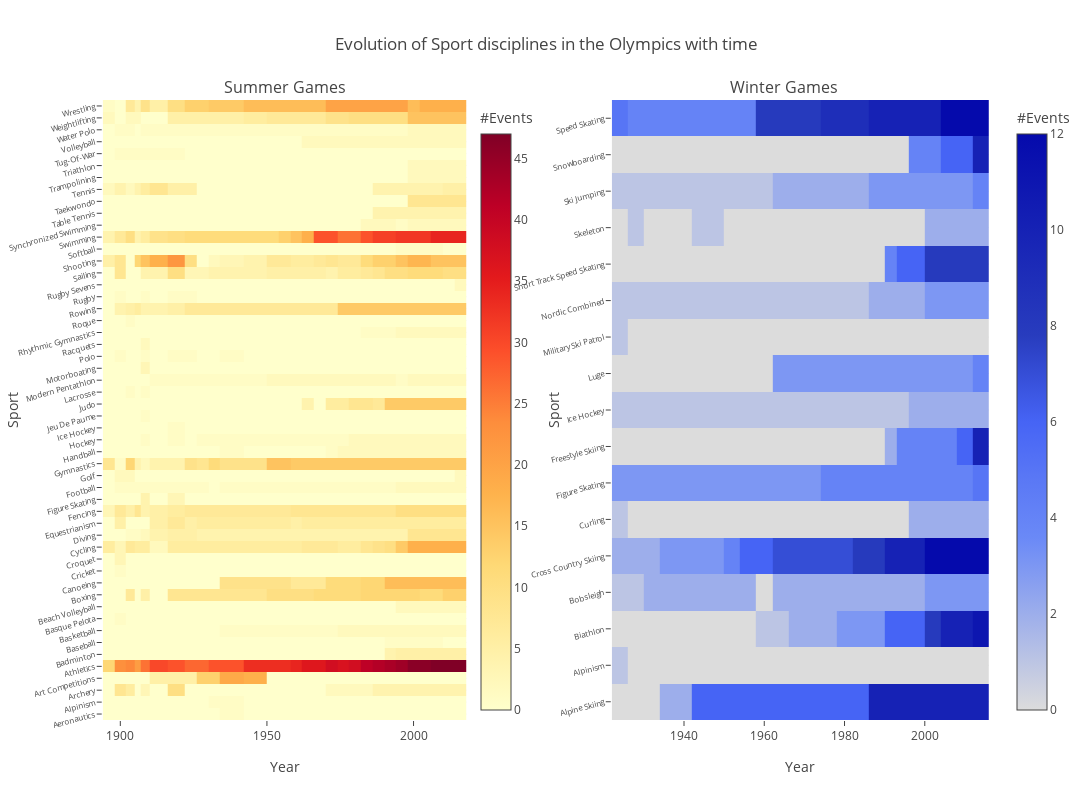

The code cell stored with this chart in its notebook:
### Code cell
from plotly import tools

trace_Summer = go.Heatmap(z = Summer.values, y = list(Summer.index) , x = list(Summer.columns), name = 'Summer Games',
                   colorscale = 'YlOrRd', reversescale = True, colorbar = dict(title = '#Events',x = 0.43))

trace_Winter = go.Heatmap(z = Winter.values, y = list(Winter.index) , x = list(Winter.columns), name = 'Winter Games',
                   colorscale = 'Blues', reversescale = True, colorbar = dict(title = '#Events'))

fig = tools.make_subplots(rows=1, cols=2, print_grid=False, subplot_titles=('Summer Games', 'Winter Games'))

fig.append_trace(trace_Summer, 1, 1)
fig.append_trace(trace_Winter, 1, 2)

fig['layout']['xaxis1'].update(title='Year',  domain=[0.025, 0.425])
fig['layout']['xaxis2'].update(title='Year', domain=[0.585, 1])

fig['layout']['yaxis1'].update(title='Sport', tickangle = 345, tickfont=dict(size=8))
fig['layout']['yaxis2'].update(title='Sport',tickangle = 345, tickfont=dict(size=8))
                          
fig['layout'].update(height=800, width=1400, 
                     title='Evolution of Sport disciplines in the Olympics with time')

iplot(fig, filename='heatmap')

### Figure 1 — Plotly figure (JSON) as saved in the notebook; plotly's stock layout.template omitted (floating-point values rounded to 4 significant figures; data arrays with more than 128 entries replaced by an {"elided": "..."} marker saying what was removed)
{"data": [{"colorbar": {"title": "#Events", "x": 0.43}, "colorscale": "YlOrRd", "name": "Summer Games", "reversescale": true, "type": "heatmap", "uid": "f391d36c-f04d-11e8-9f34-6a00023e0920", "x": [1896, 1900, 1904, 1906, 1908, 1912, 1920, 1924, 1928, 1932, 1936, 1948, 1952, 1956, 1960, 1964, 1968, 1972, 1976, 1980, 1984, 1988, 1992, 1996, 2000, 2004, 2008, 2012, 2016], "xaxis": "x", "y": ["Aeronautics", "Alpinism", "Archery", "Art Competitions", "Athletics", "Badminton", "Baseball", "Basketball", "Basque Pelota", "Beach Volleyball", "Boxing", "Canoeing", "Cricket", "Croquet", "Cycling", "Diving", "Equestrianism", "Fencing", "Figure Skating", "Football", "Golf", "Gymnastics", "Handball", "Hockey", "Ice Hockey", "Jeu De Paume", "Judo", "Lacrosse", "Modern Pentathlon", "Motorboating", "Polo", "Racquets", "Rhythmic Gymnastics", "Roque", "Rowing", "Rugby", "Rugby Sevens", "Sailing", "Shooting", "Softball", "Swimming", "Synchronized Swimming", "Table Tennis", "Taekwondo", "Tennis", "Trampolining", "Triathlon", "Tug-Of-War", "Volleyball", "Water Polo", "Weightlifting", "Wrestling"], "yaxis": "y", "z": {"elided": "52x29 int values"}}, {"colorbar": {"title": "#Events"}, "colorscale": "Blues", "name": "Winter Games", "reversescale": true, "type": "heatmap", "uid": "f39261de-f04d-11e8-b202-6a00023e0920", "x": [1924, 1928, 1932, 1936, 1948, 1952, 1956, 1960, 1964, 1968, 1972, 1976, 1980, 1984, 1988, 1992, 1994, 1998, 2002, 2006, 2010, 2014], "xaxis": "x2", "y": ["Alpine Skiing", "Alpinism", "Biathlon", "Bobsleigh", "Cross Country Skiing", "Curling", "Figure Skating", "Freestyle Skiing", "Ice Hockey", "Luge", "Military Ski Patrol", "Nordic Combined", "Short Track Speed Skating", "Skeleton", "Ski Jumping", "Snowboarding", "Speed Skating"], "yaxis": "y2", "z": {"elided": "17x22 int values"}}], "layout": {"annotations": [{"font": {"size": 16}, "showarrow": false, "text": "Summer Games", "x": 0.225, "xanchor": "center", "xref": "paper", "y": 1, "yanchor": "bottom", "yref": "paper"}, {"font": {"size": 16}, "showarrow": false, "text": "Winter Games", "x": 0.775, "xanchor": "center", "xref": "paper", "y": 1, "yanchor": "bottom", "yref": "paper"}], "height": 800, "title": "Evolution of Sport disciplines in the Olympics with time", "width": 1400, "xaxis": {"anchor": "y", "domain": [0.025, 0.425], "title": "Year"}, "xaxis2": {"anchor": "y2", "domain": [0.585, 1], "title": "Year"}, "yaxis": {"anchor": "x", "domain": [0, 1], "tickangle": -15, "tickfont": {"size": 8}, "title": "Sport"}, "yaxis2": {"anchor": "x2", "domain": [0, 1], "tickangle": -15, "tickfont": {"size": 8}, "title": "Sport"}}}
